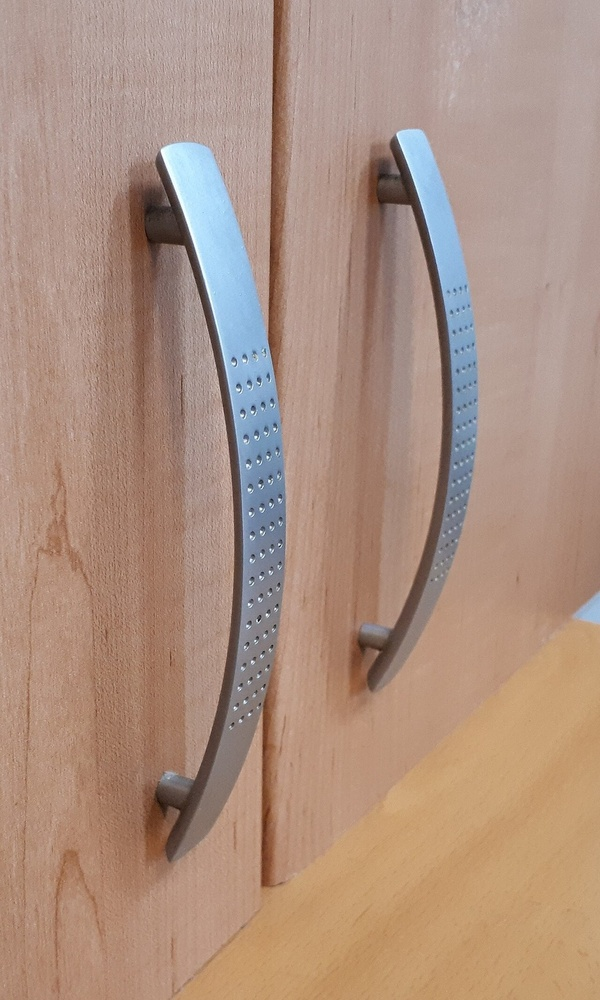
#> input picture data/photos/cabinet_handle_01.jpg, 600 x 1000 px, shrunk from 1024 x 1706 before the run, found by its file name
$ python grid.py ../cabinet_handle_01.jpg
#> lines starting #> are read from the running program, lines starting #| are printed output that depends on the picture; after the words box and inside, x2 and y2 are one past the last pixel; in counts of white or black regions, pixels touching at a corner belong together
"""Save a copy of each image with a labeled pixel grid overlay (every 64 px) to _grid/.

Usage: python grid.py <file.jpg> [...]   (file names relative to photos dir)
"""
import sys
from pathlib import Path

import cv2

ROOT = Path(__file__).resolve().parent.parent
STEP = 64


def grid(fn):
#> called with fn = '../cabinet_handle_01.jpg'
    im = cv2.imread(str(ROOT / fn))
#> im is the input picture: shape (1000, 600, 3); mean B, G, R 128.4, 144.2, 172
    h, w = im.shape[:2]
#> h = 1000; w = 600
    ov = im.copy()
    for x in range(0, w, STEP):
        major = x % 256 == 0
        cv2.line(ov, (x, 0), (x, h), (0, 255, 255) if major else (0, 200, 0), 2 if major else 1)
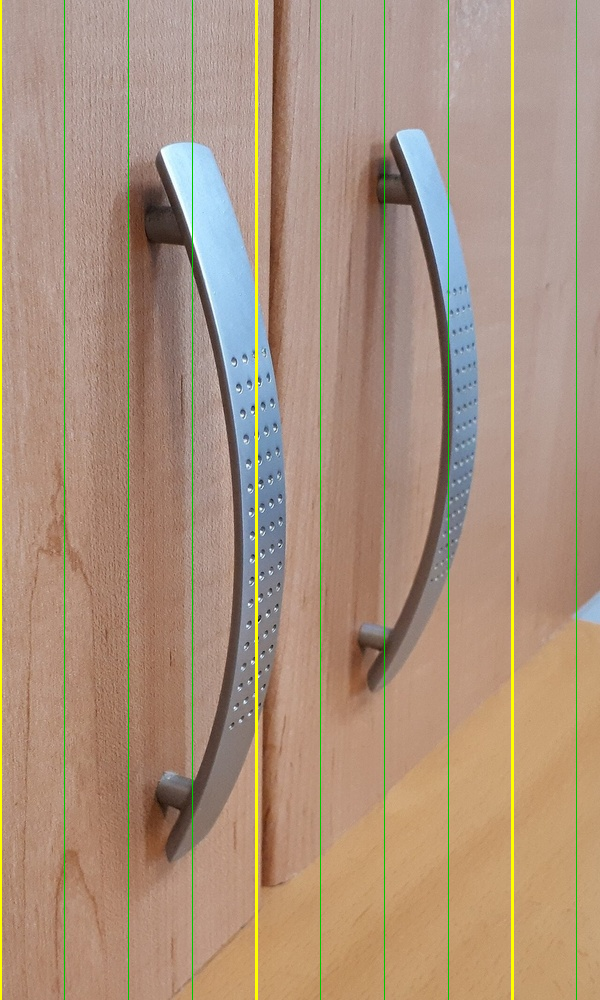
#> ov: shape (1000, 600, 3); 2.5% of pixels changed, all inside (x1, y1, x2, y2) = (0, 0, 577, 1000)
    for y in range(0, h, STEP):
        major = y % 256 == 0
        cv2.line(ov, (0, y), (w, y), (0, 255, 255) if major else (0, 200, 0), 2 if major else 1)
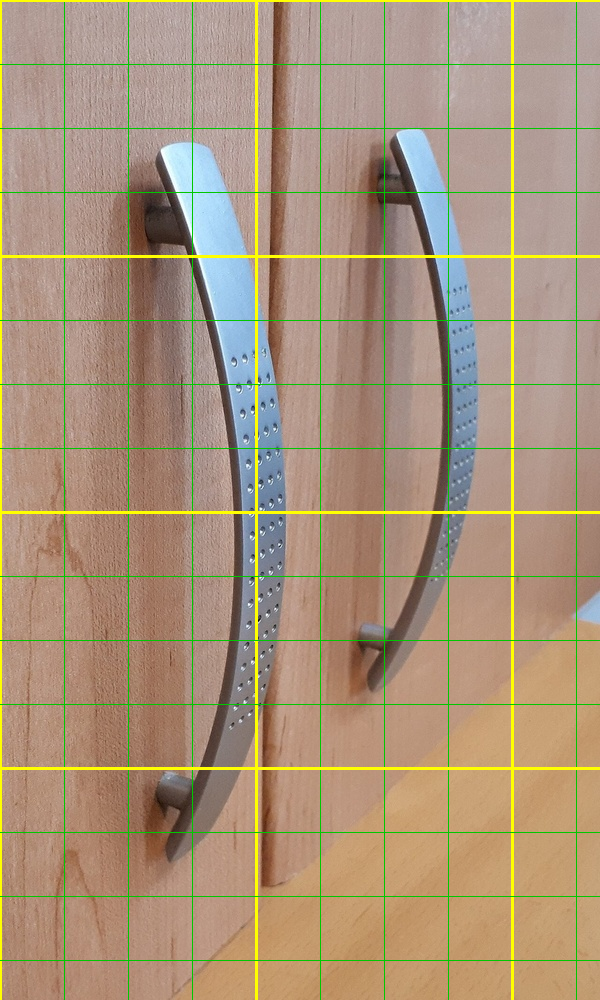
#> ov: shape (1000, 600, 3); 2.27% of pixels changed, all inside (x1, y1, x2, y2) = (0, 0, 600, 961)
    im = cv2.addWeighted(ov, 0.6, im, 0.4, 0)
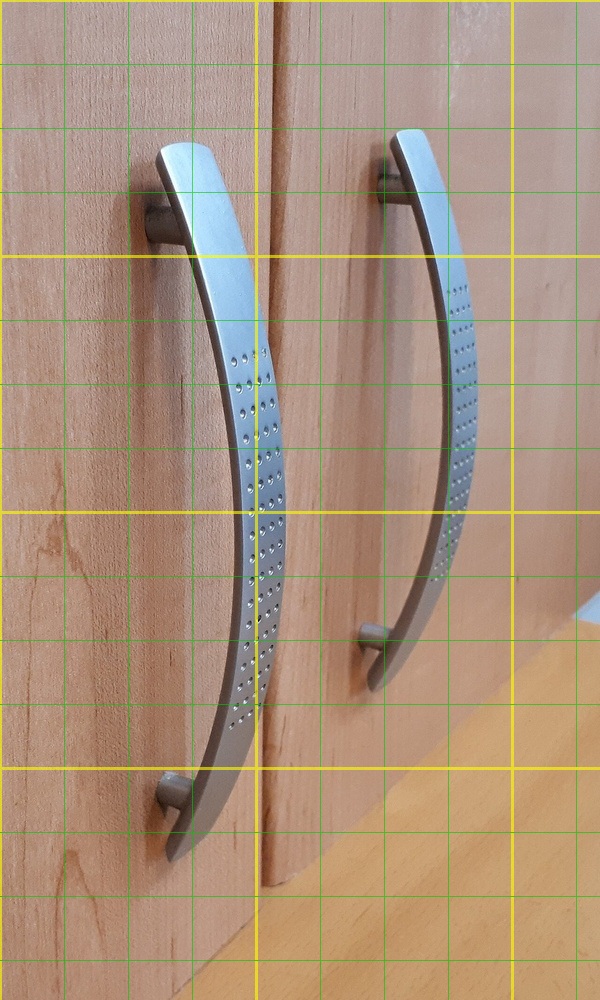
#> im: shape (1000, 600, 3); mean B, G, R 124.6, 146.5, 170.7
    for x in range(0, w, STEP):
        for y in range(0, h, STEP * 3):
            cv2.putText(im, str(x), (x + 2, y + 14), cv2.FONT_HERSHEY_SIMPLEX, 0.42, (0, 0, 0), 3)
            cv2.putText(im, str(x), (x + 2, y + 14), cv2.FONT_HERSHEY_SIMPLEX, 0.42, (255, 255, 255), 1)
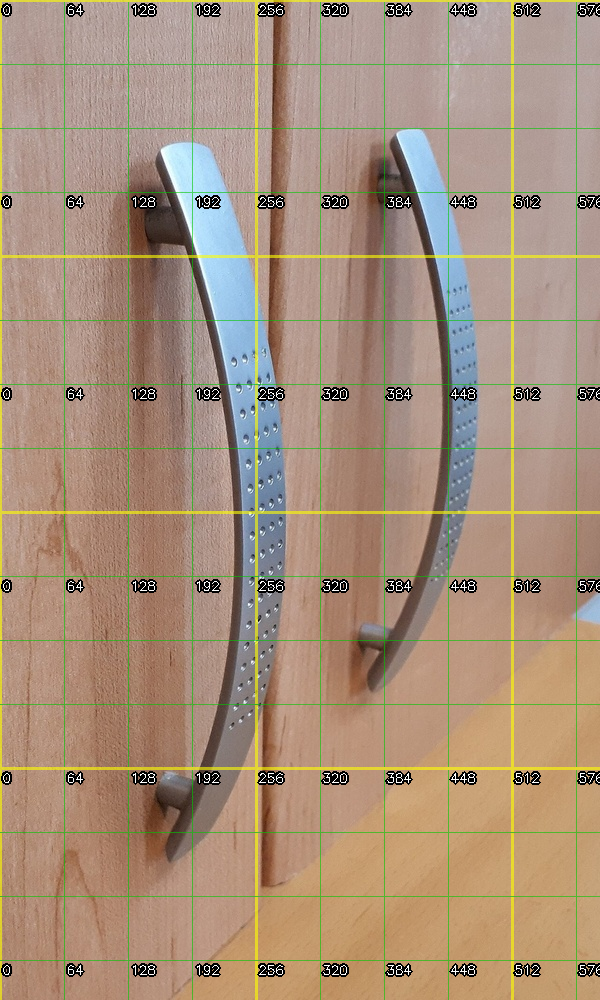
#> im: shape (1000, 600, 3); 2.71% of pixels changed, all inside (x1, y1, x2, y2) = (1, 3, 600, 977)
    for y in range(0, h, STEP):
        for x in range(0, w, STEP * 4):
            cv2.putText(im, str(y), (x + 2, y + 30), cv2.FONT_HERSHEY_SIMPLEX, 0.42, (0, 0, 0), 3)
            cv2.putText(im, str(y), (x + 2, y + 30), cv2.FONT_HERSHEY_SIMPLEX, 0.42, (0, 255, 255), 1)
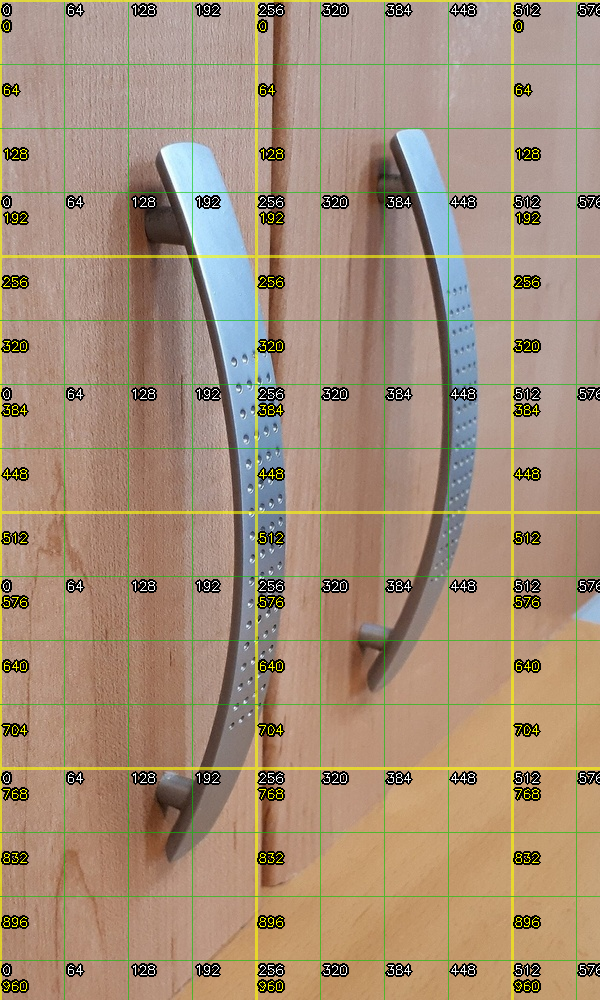
#> im: shape (1000, 600, 3); 2.34% of pixels changed, all inside (x1, y1, x2, y2) = (1, 19, 541, 993)
    out = ROOT / "_grid" / fn
    cv2.imwrite(str(out), im)
    return out


if __name__ == "__main__":
    for fn in sys.argv[1:]:
        print(grid(fn))

$ run again, on data/photos/cabinet_handle_03.jpg
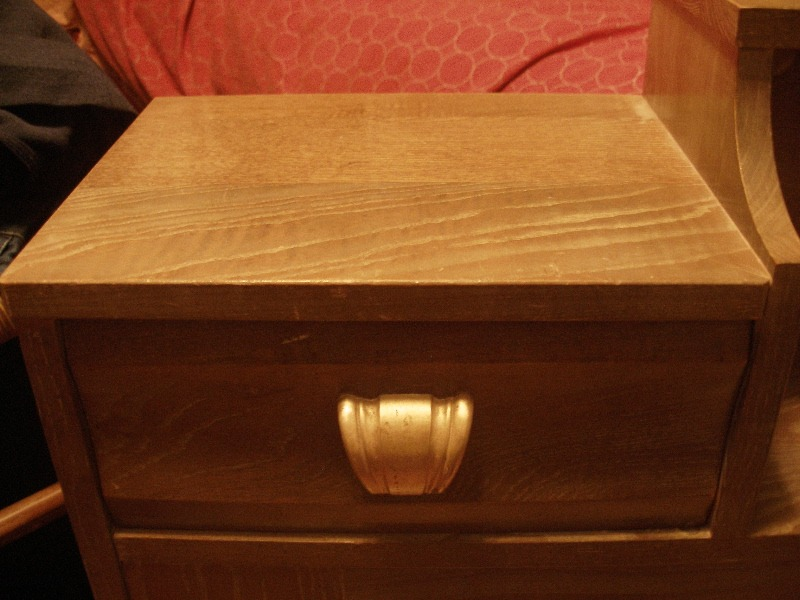
#> input picture data/photos/cabinet_handle_03.jpg, 800 x 600 px, found by its file name
#> in grid, im is the input picture: shape (600, 800, 3); mean B, G, R 29.3, 63.1, 117.3
#> after the loop in grid, `for y in range(0, h, STEP):`:
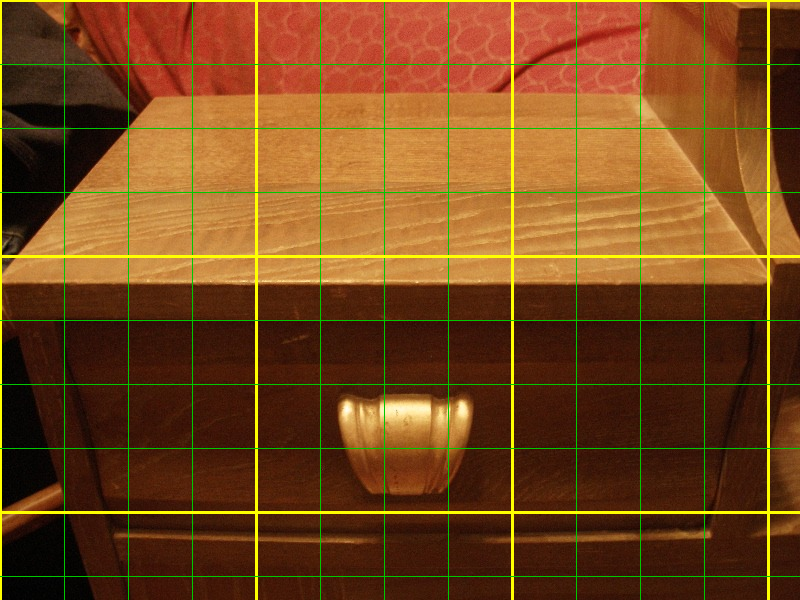
#> ov: shape (600, 800, 3); mean B, G, R 27.8, 71.3, 118.2
#> after the loop in grid, `for y in range(0, h, STEP):`:
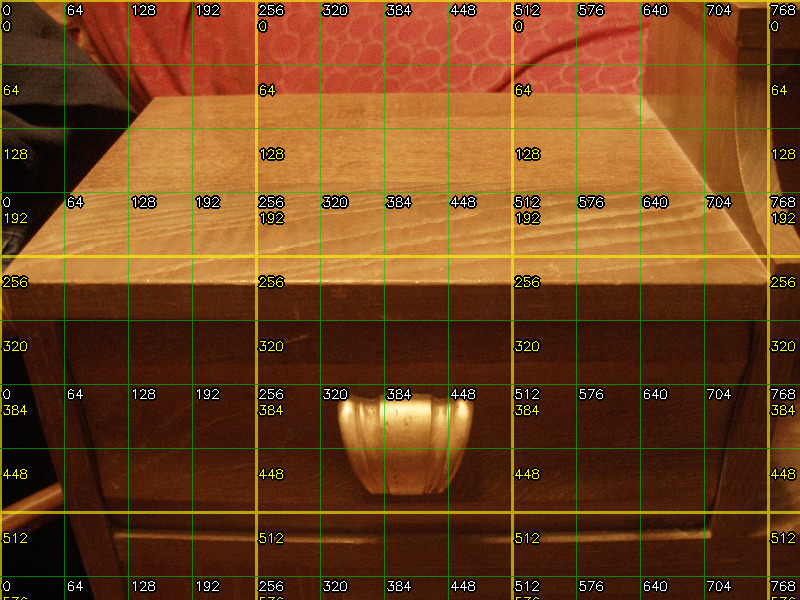
#> im: shape (600, 800, 3); mean B, G, R 28.7, 67.9, 115.1

$ run again, on data/photos/cabinet_handle_04.jpg
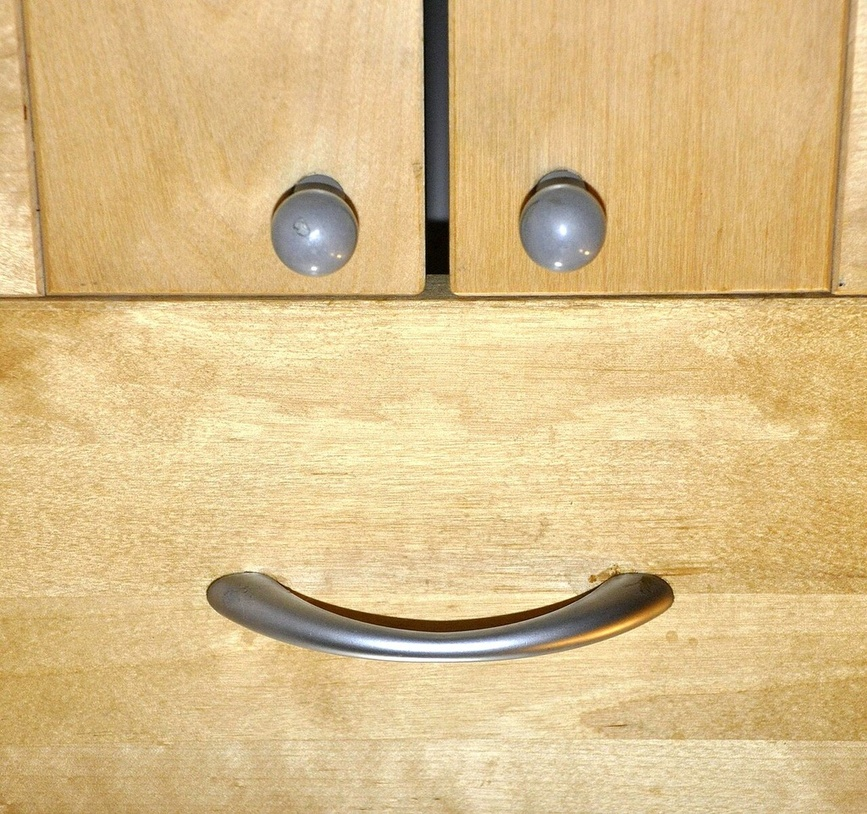
#> input picture data/photos/cabinet_handle_04.jpg, 867 x 814 px, shrunk from 1024 x 962 before the run, found by its file name
#> in grid, im is the input picture: shape (814, 867, 3); mean B, G, R 136.7, 189.7, 217.8
#> after the loop in grid, `for y in range(0, h, STEP):`:
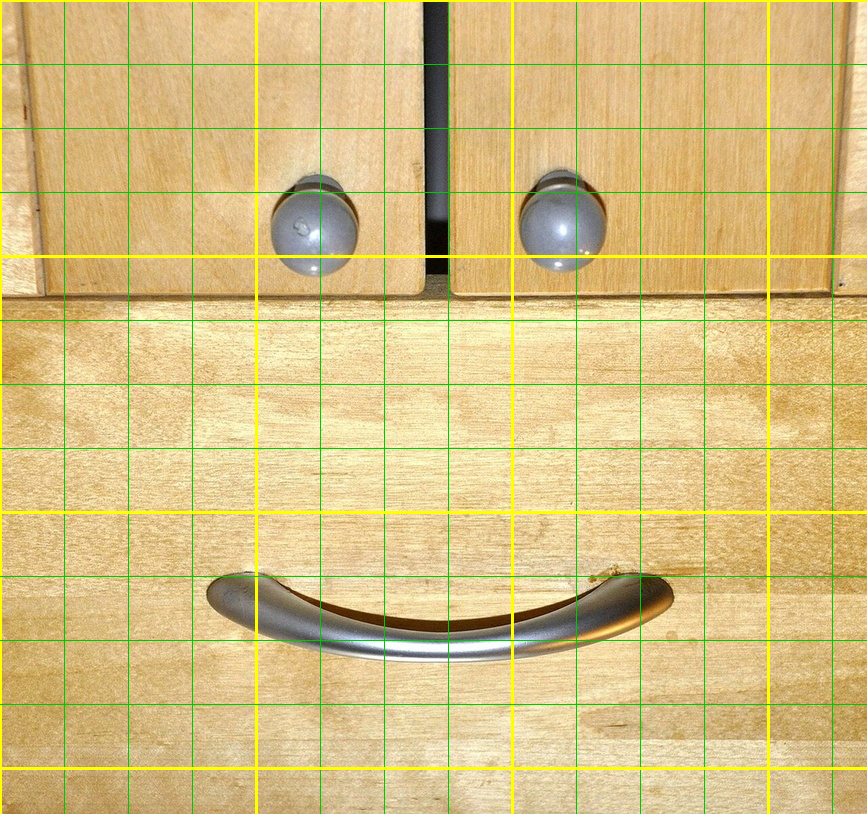
#> ov: shape (814, 867, 3); mean B, G, R 130.1, 191.6, 213.9
#> after the loop in grid, `for y in range(0, h, STEP):`:
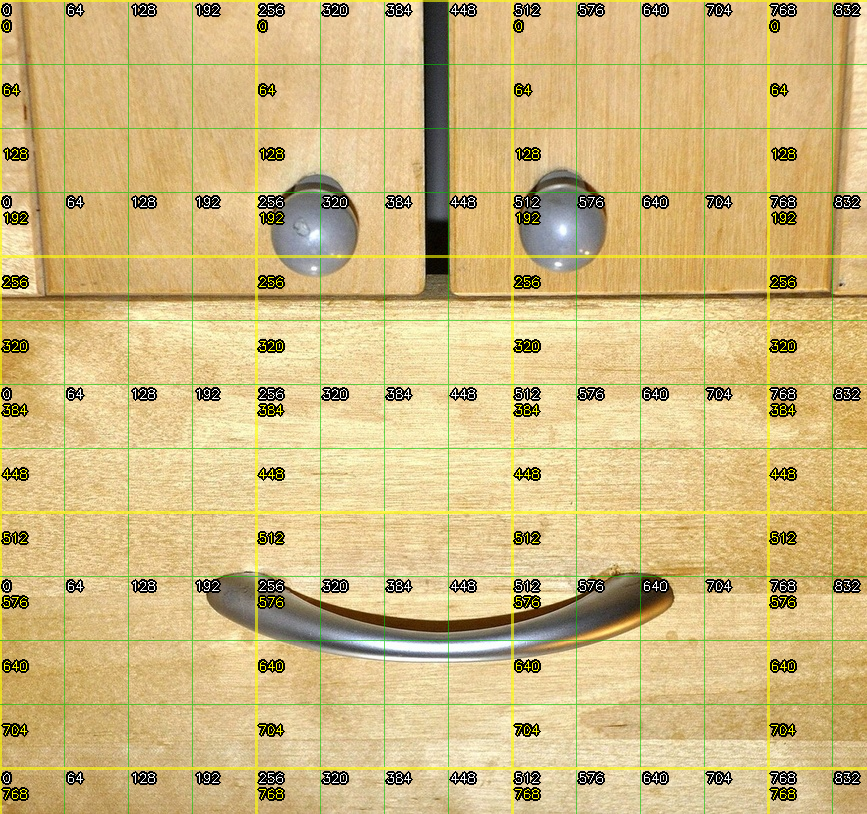
#> im: shape (814, 867, 3); mean B, G, R 127.6, 184.3, 207.6

$ run again, on data/photos/cabinet_handle_05.jpg
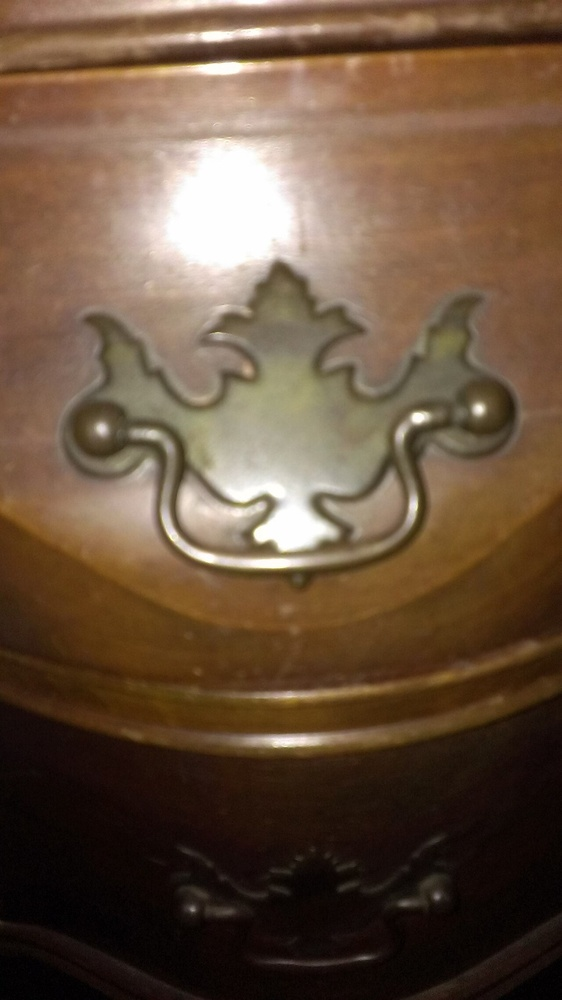
#> input picture data/photos/cabinet_handle_05.jpg, 562 x 1000 px, shrunk from 1024 x 1823 before the run, found by its file name
#> in grid, im is the input picture: shape (1000, 562, 3); mean B, G, R 62.4, 82.4, 104.9
#> after the loop in grid, `for y in range(0, h, STEP):`:
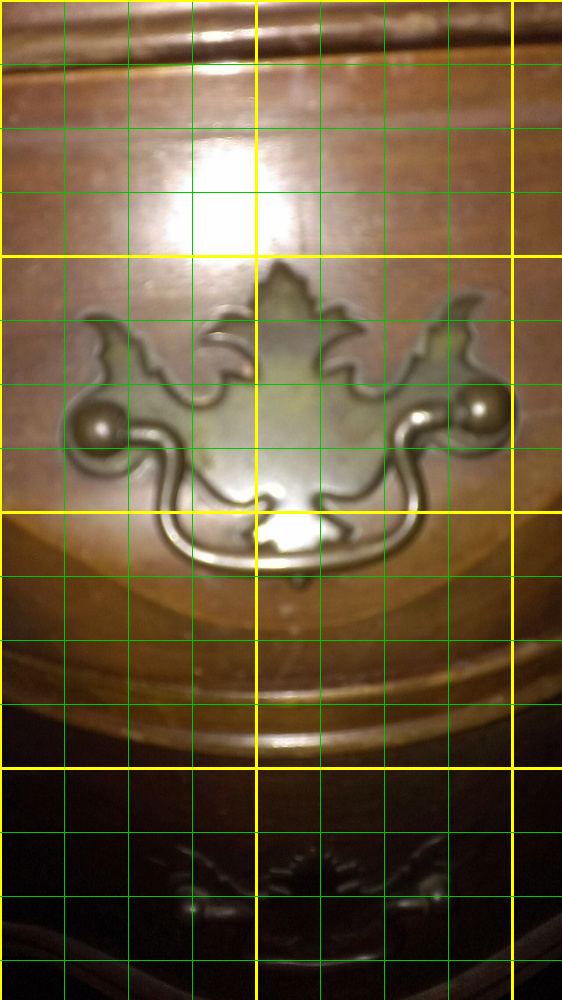
#> ov: shape (1000, 562, 3); mean B, G, R 59.3, 89.2, 106.1
#> after the loop in grid, `for y in range(0, h, STEP):`:
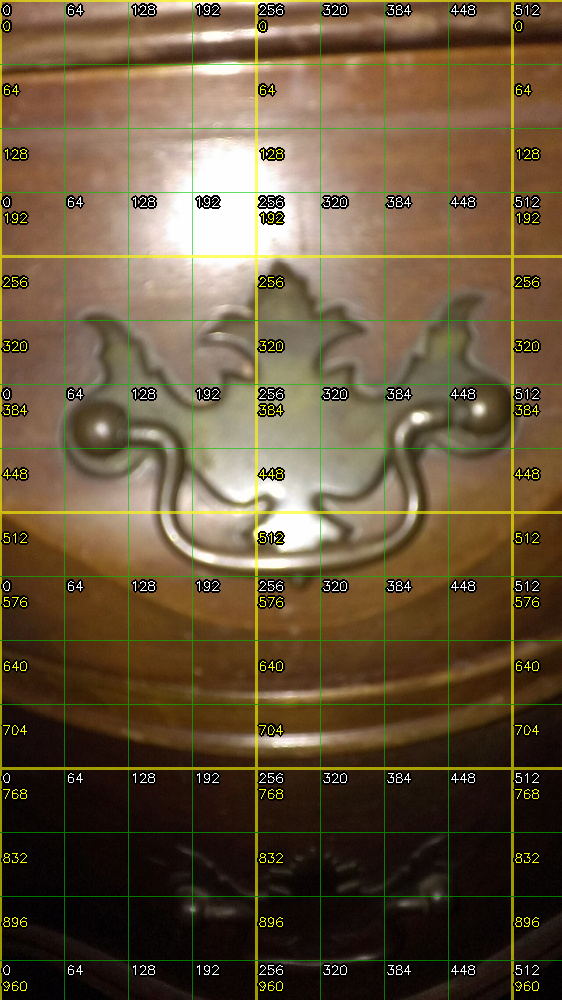
#> im: shape (1000, 562, 3); mean B, G, R 59.1, 85.4, 103.5
